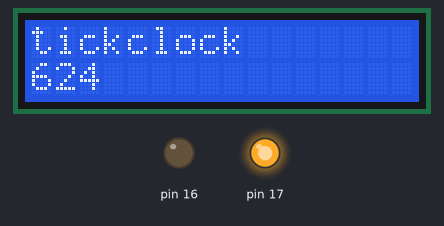
Simulated run of this sketch. Board: Arduino Uno, built with avr-gcc and run on an emulated ATmega328P. Shown: 16×2 character LCD, output pins drawn as LEDs (lit = HIGH). The local clock reads 2024-03-15 10:24:30 at power-on unless the sketch sets it; what the sketch prints to the serial monitor is not drawn.

Above: at 0.1 s.
At 30.1 s:
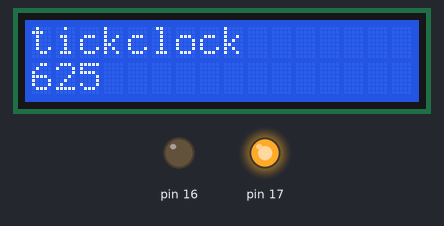
At 90.1 s:
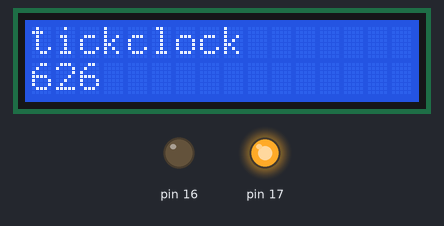

Measured:
- what the display in image 1 shows lasts 60.0 s, from 30.1 s to 90.1 s

The sketch:

LCDTest.ino
```cpp
#include <DS1307RTC.h>
#include <Time.h>
#include <LiquidCrystal.h>
#include <Wire.h>


// initialize the library with the numbers of the interface pins
LiquidCrystal lcd(12, 11, 5, 4, 3, 2);

void setup() {
  pinMode(17, OUTPUT);
  pinMode(16, OUTPUT);
  digitalWrite(17, HIGH);
  digitalWrite(16, LOW);

  // set up the LCD's number of columns and rows:
  lcd.begin(16, 2);
  Serial.begin(57600);
  Wire.begin();

  if (!RTC.chipPresent())
  {
    Serial.println("RTC is NOT running!");
    // following line sets the RTC to the date & time this sketch was compiled
    //RTC.adjust(DateTime(__DATE__, __TIME__));
  }

  time_t time = RTC.get();

  Serial.println(now());
  setTime(time);
  Serial.println(now());


  // Print a message to the LCD.
  lcd.print("tickclock");
}

void loop() {
  // set the cursor to column 0, line 1
  // (note: line 1 is the second row, since counting begins with 0):
  lcd.setCursor(0, 1);
  // print the number of seconds since reset:
  lcd.print((now() / 60) % 1440);


}
```
